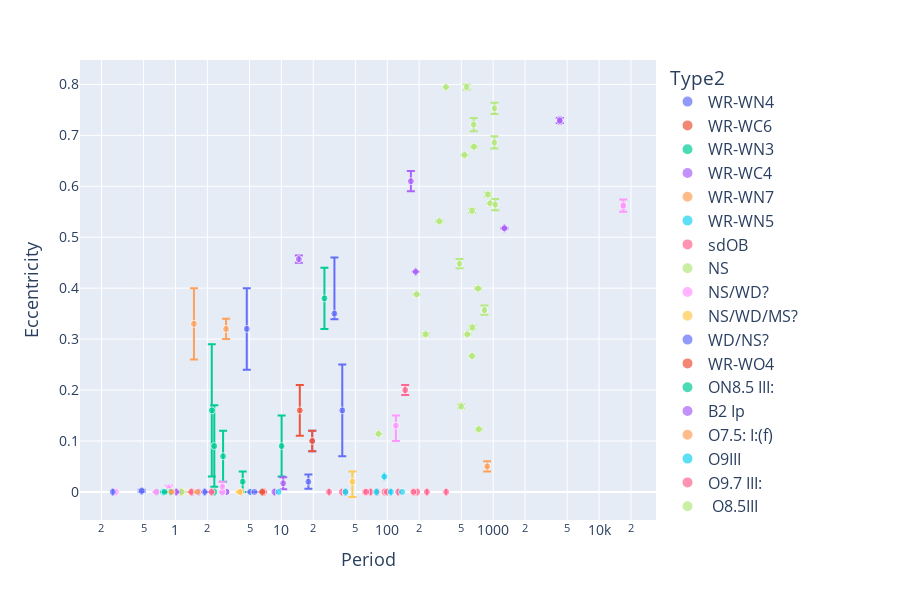

Notebook code for this chart:
### Code cell
fig = plotly_vars('Period', 'Eccentricity', logx = True, logy = False, df = df_final, exclude_type2= 'WD')

### Figure 1 — Plotly figure (JSON) as saved in the notebook; plotly's stock layout.template omitted (floating-point values rounded to 4 significant figures)
{"data": [{"customdata": [["O6 V", "BAT99 19"], ["O9 V", "BAT99 49"], ["O9 V", "BAT99 59"], ["O9 V", "BAT99 64"], ["O-O6 I", "SMC AB 7"]], "error_x": {"array": [0.002, 0.03, 0.0007, 0.06, 0.0005], "arrayminus": [0.002, 0.03, 0.0007, 0.06, 0.0005]}, "error_y": {"array": [0.014, 0.11, 0.08, 0.09, 0.02], "arrayminus": [0.014, 0.011, 0.08, 0.09, 0.02]}, "hovertemplate": "Type2=WR-WN4<br>Period=%{x}<br>Eccentricity=%{y}<br>marker_size=%{marker.size}<br>Type1=%{customdata[0]}<br>System Name=%{customdata[1]}<extra></extra>", "legendgroup": "WR-WN4", "marker": {"color": "#636efa", "size": [5, 5, 5, 5, 5], "sizemode": "area", "sizeref": 0.2, "symbol": "circle"}, "mode": "markers", "name": "WR-WN4", "orientation": "v", "showlegend": true, "type": "scatter", "x": [17.99, 31.69, 4.713, 37.59, 19.56], "xaxis": "x", "y": [0.02, 0.35, 0.32, 0.16, 0.1], "yaxis": "y"}, {"customdata": [["O5 V", "BAT99 28"]], "error_x": {"array": [NaN], "arrayminus": [NaN]}, "error_y": {"array": [0.05], "arrayminus": [0.05]}, "hovertemplate": "Type2=WR-WC6<br>Period=%{x}<br>Eccentricity=%{y}<br>marker_size=%{marker.size}<br>Type1=%{customdata[0]}<br>System Name=%{customdata[1]}<extra></extra>", "legendgroup": "WR-WC6", "marker": {"color": "#EF553B", "size": [5], "sizemode": "area", "sizeref": 0.2, "symbol": "circle"}, "mode": "markers", "name": "WR-WC6", "orientation": "v", "showlegend": true, "type": "scatter", "x": [14.93], "xaxis": "x", "y": [0.16], "yaxis": "y"}, {"customdata": [["B1.5 V", "BAT99 29"], ["O9 V", "BAT99 43"], ["O6.5 V", "BAT99 71"], ["O6 V", "BAT99 92"], ["O7 V", "BAT99 126"], ["O-O9", "SMC AB 3"], ["O-O5.5 V", "SMC AB 6"]], "error_x": {"array": [0.0003, 0.0002, 0.0005, 0.0006, 0.04, 0.005, 4e-05], "arrayminus": [0.0003, 0.0002, 0.0005, 0.0006, 0.04, 0.005, 4e-05]}, "error_y": {"array": [0.13, 0.05, 0.08, 0.02, 0.06, 0.06, NaN], "arrayminus": [0.13, 0.05, 0.08, 0.02, 0.06, 0.06, NaN]}, "hovertemplate": "Type2=WR-WN3<br>Period=%{x}<br>Eccentricity=%{y}<br>marker_size=%{marker.size}<br>Type1=%{customdata[0]}<br>System Name=%{customdata[1]}<extra></extra>", "legendgroup": "WR-WN3", "marker": {"color": "#00cc96", "size": [5, 5, 5, 5, 5, 5, 5], "sizemode": "area", "sizeref": 0.2, "symbol": "circle"}, "mode": "markers", "name": "WR-WN3", "orientation": "v", "showlegend": true, "type": "scatter", "x": [2.202, 2.816, 2.326, 4.312, 25.5, 10.05, 6.538], "xaxis": "x", "y": [0.16, 0.07, 0.09, 0.02, 0.38, 0.09, 0.0], "yaxis": "y"}, {"customdata": [["O-uncertain", "BAT99 38"], ["O6 V", "BAT99 39"]], "error_x": {"array": [NaN, NaN], "arrayminus": [NaN, NaN]}, "error_y": {"array": [NaN, NaN], "arrayminus": [NaN, NaN]}, "hovertemplate": "Type2=WR-WC4<br>Period=%{x}<br>Eccentricity=%{y}<br>marker_size=%{marker.size}<br>Type1=%{customdata[0]}<br>System Name=%{customdata[1]}<extra></extra>", "legendgroup": "WR-WC4", "marker": {"color": "#ab63fa", "size": [5, 5], "sizemode": "area", "sizeref": 0.2, "symbol": "circle"}, "mode": "markers", "name": "WR-WC4", "orientation": "v", "showlegend": true, "type": "scatter", "x": [3.033, 3.033], "xaxis": "x", "y": [0.0, 0.0], "yaxis": "y"}, {"customdata": [["O7.5 III", "BAT99 77"]], "error_x": {"array": [0.00029], "arrayminus": [0.00029]}, "error_y": {"array": [0.02], "arrayminus": [0.02]}, "hovertemplate": "Type2=WR-WN7<br>Period=%{x}<br>Eccentricity=%{y}<br>marker_size=%{marker.size}<br>Type1=%{customdata[0]}<br>System Name=%{customdata[1]}<extra></extra>", "legendgroup": "WR-WN7", "marker": {"color": "#FFA15A", "size": [5], "sizemode": "area", "sizeref": 0.2, "symbol": "circle"}, "mode": "markers", "name": "WR-WN7", "orientation": "v", "showlegend": true, "type": "scatter", "x": [3.003], "xaxis": "x", "y": [0.32], "yaxis": "y"}, {"customdata": [["O4 V", "BAT99 103"], ["O4 V", "BAT99 129"]], "error_x": {"array": [5e-05, 0.0002], "arrayminus": [5e-05, 0.0002]}, "error_y": {"array": [NaN, NaN], "arrayminus": [NaN, NaN]}, "hovertemplate": "Type2=WR-WN5<br>Period=%{x}<br>Eccentricity=%{y}<br>marker_size=%{marker.size}<br>Type1=%{customdata[0]}<br>System Name=%{customdata[1]}<extra></extra>", "legendgroup": "WR-WN5", "marker": {"color": "#19d3f3", "size": [5, 5], "sizemode": "area", "sizeref": 0.2, "symbol": "circle"}, "mode": "markers", "name": "WR-WN5", "orientation": "v", "showlegend": true, "type": "scatter", "x": [2.759, 2.769], "xaxis": "x", "y": [0.0, 0.0], "yaxis": "y"}, {"customdata": [["Be", "HD58978"], ["Be", "HD200120"], ["Be", "HD10516"], ["Be", "HD55606"], ["Be", "HD109387"], ["Be", "HD113120"], ["Be", "HD137387"], ["Be", "HD152478"], ["Be", "HD157042"], ["Be", "HD41335"], ["Be", "HD161306"], ["Be", "HD183537"], ["Be", "HD191610"], ["Be", "HD194335"], ["Be", "HD200310"], ["Be", "HD167128"]], "error_x": {"array": [0.007, 0.0011, 0.0035, 0.02, 0.0058, 0.11, 0.1, 0.18, 0.04, 0.0044, 0.055, 0.0051, 0.041, 0.0029, 0.038, 0.0013], "arrayminus": [0.007, 0.0011, 0.0035, 0.02, 0.0058, 0.11, 0.1, 0.18, 0.04, 0.0044, 0.055, 0.0051, 0.041, 0.0029, 0.038, 0.0013]}, "error_y": {"array": [NaN, NaN, NaN, NaN, NaN, NaN, NaN, NaN, NaN, NaN, NaN, NaN, NaN, NaN, 0.01, NaN], "arrayminus": [NaN, NaN, NaN, NaN, NaN, NaN, NaN, NaN, NaN, NaN, NaN, NaN, NaN, NaN, 0.01, NaN]}, "hovertemplate": "Type2=sdOB<br>Period=%{x}<br>Eccentricity=%{y}<br>marker_size=%{marker.size}<br>Type1=%{customdata[0]}<br>System Name=%{customdata[1]}<extra></extra>", "legendgroup": "sdOB", "marker": {"color": "#FF6692", "size": [5, 5, 5, 5, 5, 5, 5, 5, 5, 5, 5, 5, 5, 5, 5, 5], "sizemode": "area", "sizeref": 0.2, "symbol": "circle"}, "mode": "markers", "name": "sdOB", "orientation": "v", "showlegend": true, "type": "scatter", "x": [37.25, 28.19, 126.7, 93.76, 61.55, 181.5, 192.1, 236.5, 176.2, 80.87, 99.31, 69.53, 359.3, 63.15, 147.6, 40.33], "xaxis": "x", "y": [0.0, 0.0, 0.0, 0.0, 0.0, 0.0, 0.0, 0.0, 0.0, 0.0, 0.0, 0.0, 0.0, 0.0, 0.2, 0.0], "yaxis": "y"}, {"customdata": [["MS", "Gaia NS1"], ["MS", "J0553-1349"], ["MS", "J2057-4742"], ["MS", "J1553-6846"], ["MS", "J2102+3703"], ["MS", "J0742-4749"], ["MS", "J0152-2049"], ["MS", "J0003-5604"], ["MS", "J1733+5808"], ["MS", "J1150-2203"], ["MS", "J1449+6919"], ["MS", "J0217-7541"], ["MS", "J0639-3655"], ["MS", "J1739+4502"], ["MS", "J0036-0932"], ["MS", "J1048+6547"], ["MS", "J2145+2837"], ["MS", "J2244-2236"], ["MS", "J0824+5254"], ["MS", "J0230+5950"], ["MS", "J0634+6256"], ["MS/WD?", "PSR B1820-11"], ["MS/WD?", "PSR J1954+2529"]], "error_x": {"array": [0.5, 0.05, 0.07, 0.11, 0.26, 0.4, 0.18, 0.29, 0.31, 0.22, 0.21, 0.7, 0.6, 0.6, 0.9, 5.0, 0.7, 0.5, 3.3, 5.0, 2.1, 0.0003, 5e-05], "arrayminus": [0.5, 0.05, 0.07, 0.11, 0.26, 0.4, 0.18, 0.29, 0.31, 0.22, 0.21, 0.7, 0.6, 0.6, 0.9, 5.0, 0.7, 0.5, 3.3, 5.0, 2.1, 0.0003, 5e-05]}, "error_y": {"array": [0.002, 0.0007, 0.0026, 0.0021, 0.009, 0.004, 0.001, 0.005, 0.001, 0.004, 0.001, 0.0033, 0.013, 0.0018, 0.0021, 0.009, 0.0035, 0.0011, 0.012, 0.011, 0.011, 1e-05, 3e-06], "arrayminus": [0.002, 0.0007, 0.0026, 0.0021, 0.009, 0.004, 0.001, 0.005, 0.001, 0.004, 0.001, 0.0033, 0.013, 0.0018, 0.0021, 0.009, 0.0035, 0.0011, 0.012, 0.011, 0.011, 1e-05, 3e-06]}, "hovertemplate": "Type2=NS<br>Period=%{x}<br>Eccentricity=%{y}<br>marker_size=%{marker.size}<br>Type1=%{customdata[0]}<br>System Name=%{customdata[1]}<extra></extra>", "legendgroup": "NS", "marker": {"color": "#B6E880", "size": [5, 5, 5, 5, 5, 5, 5, 5, 5, 5, 5, 5, 5, 5, 5, 5, 5, 5, 5, 5, 5, 5, 5], "sizemode": "area", "sizeref": 0.2, "symbol": "circle"}, "mode": "markers", "name": "NS", "orientation": "v", "showlegend": true, "type": "scatter", "x": [730.9, 189.1, 230.2, 310.2, 481.0, 497.6, 536.1, 561.8, 570.9, 631.8, 632.6, 636.1, 654.6, 657.4, 719.8, 827.0, 889.5, 938.3, 1027.0, 1029.0, 1046.0, 357.8, 82.72], "xaxis": "x", "y": [0.123, 0.3879, 0.3095, 0.5314, 0.448, 0.168, 0.6615, 0.795, 0.3093, 0.552, 0.2668, 0.3228, 0.721, 0.6777, 0.3993, 0.357, 0.584, 0.5666, 0.686, 0.753, 0.564, 0.7946, 0.114], "yaxis": "y"}, {"customdata": [["MS", "2XMM J1255"], ["MS", "2MASS J06163552"], ["MS", "LAMOST J1123"], ["RG", "56 UMa"], ["MS", "J0606+2132"], ["MS", "G3431"]], "error_x": {"array": [1.3e-05, 1e-06, 1.8e-07, 401.0, 2e-05, 0.19], "arrayminus": [1.3e-05, 1e-06, 1.8e-07, 438.0, 2.1e-05, 0.2]}, "error_y": {"array": [NaN, 0.005, NaN, 0.012, 0.01, 0.02], "arrayminus": [NaN, 0.007, NaN, 0.012, 0.01, 0.03]}, "hovertemplate": "Type2=NS/WD?<br>Period=%{x}<br>Eccentricity=%{y}<br>marker_size=%{marker.size}<br>Type1=%{customdata[0]}<br>System Name=%{customdata[1]}<extra></extra>", "legendgroup": "NS/WD?", "marker": {"color": "#FF97FF", "size": [5, 5, 5, 5, 5, 5], "sizemode": "area", "sizeref": 0.2, "symbol": "circle"}, "mode": "markers", "name": "NS/WD?", "orientation": "v", "showlegend": true, "type": "scatter", "x": [2.761, 0.8666, 0.2738, 16910.0, 2.774, 120.6], "xaxis": "x", "y": [0.0, 0.007, 0.0, 0.562, 0.01, 0.13], "yaxis": "y"}, {"customdata": [["RG", "G8441"]], "error_x": {"array": [0.08], "arrayminus": [0.12]}, "error_y": {"array": [0.02], "arrayminus": [0.03]}, "hovertemplate": "Type2=NS/WD/MS?<br>Period=%{x}<br>Eccentricity=%{y}<br>marker_size=%{marker.size}<br>Type1=%{customdata[0]}<br>System Name=%{customdata[1]}<extra></extra>", "legendgroup": "NS/WD/MS?", "marker": {"color": "#FECB52", "size": [5], "sizemode": "area", "sizeref": 0.2, "symbol": "circle"}, "mode": "markers", "name": "NS/WD/MS?", "orientation": "v", "showlegend": true, "type": "scatter", "x": [46.81], "xaxis": "x", "y": [0.02], "yaxis": "y"}, {"customdata": [["MS", "LAMOST J2354"], ["MS", "2MASS J1527"]], "error_x": {"array": [1e-05, 2e-07], "arrayminus": [1e-05, 2e-07]}, "error_y": {"array": [0.002, NaN], "arrayminus": [0.002, NaN]}, "hovertemplate": "Type2=WD/NS?<br>Period=%{x}<br>Eccentricity=%{y}<br>marker_size=%{marker.size}<br>Type1=%{customdata[0]}<br>System Name=%{customdata[1]}<extra></extra>", "legendgroup": "WD/NS?", "marker": {"color": "#636efa", "size": [5, 5], "sizemode": "area", "sizeref": 0.2, "symbol": "circle"}, "mode": "markers", "name": "WD/NS?", "orientation": "v", "showlegend": true, "type": "scatter", "x": [0.4799, 0.2557], "xaxis": "x", "y": [0.002, 0.0], "yaxis": "y"}, {"customdata": [["O-O4 V", "SMC AB 8"]], "error_x": {"array": [0.0005], "arrayminus": [0.0005]}, "error_y": {"array": [0.02], "arrayminus": [0.02]}, "hovertemplate": "Type2=WR-WO4<br>Period=%{x}<br>Eccentricity=%{y}<br>marker_size=%{marker.size}<br>Type1=%{customdata[0]}<br>System Name=%{customdata[1]}<extra></extra>", "legendgroup": "WR-WO4", "marker": {"color": "#EF553B", "size": [5], "sizemode": "area", "sizeref": 0.2, "symbol": "circle"}, "mode": "markers", "name": "WR-WO4", "orientation": "v", "showlegend": true, "type": "scatter", "x": [19.56], "xaxis": "x", "y": [0.1], "yaxis": "y"}, {"customdata": [["O9.7: V:", "VFTS 061"]], "error_x": {"array": [7e-06], "arrayminus": [7e-06]}, "error_y": {"array": [NaN], "arrayminus": [NaN]}, "hovertemplate": "Type2=ON8.5 III:<br>Period=%{x}<br>Eccentricity=%{y}<br>marker_size=%{marker.size}<br>Type1=%{customdata[0]}<br>System Name=%{customdata[1]}<extra></extra>", "legendgroup": "ON8.5 III:", "marker": {"color": "#00cc96", "size": [5], "sizemode": "area", "sizeref": 0.2, "symbol": "circle"}, "mode": "markers", "name": "ON8.5 III:", "orientation": "v", "showlegend": true, "type": "scatter", "x": [2.333], "xaxis": "x", "y": [0.0], "yaxis": "y"}, {"customdata": [["O9 III:", "VFTS 652"]], "error_x": {"array": [0.00015], "arrayminus": [0.00015]}, "error_y": {"array": [NaN], "arrayminus": [NaN]}, "hovertemplate": "Type2=B2 Ip<br>Period=%{x}<br>Eccentricity=%{y}<br>marker_size=%{marker.size}<br>Type1=%{customdata[0]}<br>System Name=%{customdata[1]}<extra></extra>", "legendgroup": "B2 Ip", "marker": {"color": "#ab63fa", "size": [5], "sizemode": "area", "sizeref": 0.2, "symbol": "circle"}, "mode": "markers", "name": "B2 Ip", "orientation": "v", "showlegend": true, "type": "scatter", "x": [8.589], "xaxis": "x", "y": [0.0], "yaxis": "y"}, {"customdata": [["ON9 Ia", "VFTS 538"]], "error_x": {"array": [2.3e-05], "arrayminus": [2.3e-05]}, "error_y": {"array": [NaN], "arrayminus": [NaN]}, "hovertemplate": "Type2=O7.5: I:(f)<br>Period=%{x}<br>Eccentricity=%{y}<br>marker_size=%{marker.size}<br>Type1=%{customdata[0]}<br>System Name=%{customdata[1]}<extra></extra>", "legendgroup": "O7.5: I:(f)", "marker": {"color": "#FFA15A", "size": [5], "sizemode": "area", "sizeref": 0.2, "symbol": "circle"}, "mode": "markers", "name": "O7.5: I:(f)", "orientation": "v", "showlegend": true, "type": "scatter", "x": [4.16], "xaxis": "x", "y": [0.0], "yaxis": "y"}, {"customdata": [["O8V:", "HV 2543"]], "error_x": {"array": [4e-06], "arrayminus": [4e-06]}, "error_y": {"array": [NaN], "arrayminus": [NaN]}, "hovertemplate": "Type2=O9III<br>Period=%{x}<br>Eccentricity=%{y}<br>marker_size=%{marker.size}<br>Type1=%{customdata[0]}<br>System Name=%{customdata[1]}<extra></extra>", "legendgroup": "O9III", "marker": {"color": "#19d3f3", "size": [5], "sizemode": "area", "sizeref": 0.2, "symbol": "circle"}, "mode": "markers", "name": "O9III", "orientation": "v", "showlegend": true, "type": "scatter", "x": [4.829], "xaxis": "x", "y": [NaN], "yaxis": "y"}, {"customdata": [["O7::", "VFTS 450"]], "error_x": {"array": [2.7e-05], "arrayminus": [2.7e-05]}, "error_y": {"array": [NaN], "arrayminus": [NaN]}, "hovertemplate": "Type2=O9.7 III:<br>Period=%{x}<br>Eccentricity=%{y}<br>marker_size=%{marker.size}<br>Type1=%{customdata[0]}<br>System Name=%{customdata[1]}<extra></extra>", "legendgroup": "O9.7 III:", "marker": {"color": "#FF6692", "size": [5], "sizemode": "area", "sizeref": 0.2, "symbol": "circle"}, "mode": "markers", "name": "O9.7 III:", "orientation": "v", "showlegend": true, "type": "scatter", "x": [6.892], "xaxis": "x", "y": [0.0], "yaxis": "y"}, {"customdata": [["O7V", "W61 28-22"]], "error_x": {"array": [1e-06], "arrayminus": [1e-06]}, "error_y": {"array": [NaN], "arrayminus": [NaN]}, "hovertemplate": "Type2= O8.5III<br>Period=%{x}<br>Eccentricity=%{y}<br>marker_size=%{marker.size}<br>Type1=%{customdata[0]}<br>System Name=%{customdata[1]}<extra></extra>", "legendgroup": " O8.5III", "marker": {"color": "#B6E880", "size": [5], "sizemode": "area", "sizeref": 0.2, "symbol": "circle"}, "mode": "markers", "name": " O8.5III", "orientation": "v", "showlegend": true, "type": "scatter", "x": [4.251], "xaxis": "x", "y": [NaN], "yaxis": "y"}, {"customdata": [["O7 III", "HV 2241"]], "error_x": {"array": [1e-06], "arrayminus": [1e-06]}, "error_y": {"array": [NaN], "arrayminus": [NaN]}, "hovertemplate": "Type2=B0 III<br>Period=%{x}<br>Eccentricity=%{y}<br>marker_size=%{marker.size}<br>Type1=%{customdata[0]}<br>System Name=%{customdata[1]}<extra></extra>", "legendgroup": "B0 III", "marker": {"color": "#FF97FF", "size": [5], "sizemode": "area", "sizeref": 0.2, "symbol": "circle"}, "mode": "markers", "name": "B0 III", "orientation": "v", "showlegend": true, "type": "scatter", "x": [4.343], "xaxis": "x", "y": [NaN], "yaxis": "y"}, {"customdata": [["B2V", "TT Aur"]], "error_x": {"array": [1e-06], "arrayminus": [1e-06]}, "error_y": {"array": [NaN], "arrayminus": [NaN]}, "hovertemplate": "Type2=B4<br>Period=%{x}<br>Eccentricity=%{y}<br>marker_size=%{marker.size}<br>Type1=%{customdata[0]}<br>System Name=%{customdata[1]}<extra></extra>", "legendgroup": "B4", "marker": {"color": "#FECB52", "size": [5], "sizemode": "area", "sizeref": 0.2, "symbol": "circle"}, "mode": "markers", "name": "B4", "orientation": "v", "showlegend": true, "type": "scatter", "x": [1.333], "xaxis": "x", "y": [NaN], "yaxis": "y"}, {"customdata": [["B1V", "Mu1 Sco"]], "error_x": {"array": [1e-05], "arrayminus": [1e-05]}, "error_y": {"array": [NaN], "arrayminus": [NaN]}, "hovertemplate": "Type2=B:<br>Period=%{x}<br>Eccentricity=%{y}<br>marker_size=%{marker.size}<br>Type1=%{customdata[0]}<br>System Name=%{customdata[1]}<extra></extra>", "legendgroup": "B:", "marker": {"color": "#636efa", "size": [5], "sizemode": "area", "sizeref": 0.2, "symbol": "circle"}, "mode": "markers", "name": "B:", "orientation": "v", "showlegend": true, "type": "scatter", "x": [1.446], "xaxis": "x", "y": [0.0], "yaxis": "y"}, {"customdata": [["B3", "SV Gem"]], "error_x": {"array": [NaN], "arrayminus": [NaN]}, "error_y": {"array": [NaN], "arrayminus": [NaN]}, "hovertemplate": "Type2=F:6.5:IV:<br>Period=%{x}<br>Eccentricity=%{y}<br>marker_size=%{marker.size}<br>Type1=%{customdata[0]}<br>System Name=%{customdata[1]}<extra></extra>", "legendgroup": "F:6.5:IV:", "marker": {"color": "#EF553B", "size": [5], "sizemode": "area", "sizeref": 0.2, "symbol": "circle"}, "mode": "markers", "name": "F:6.5:IV:", "orientation": "v", "showlegend": true, "type": "scatter", "x": [4.0], "xaxis": "x", "y": [NaN], "yaxis": "y"}, {"customdata": [["B2.5V", "V454 Cyg"]], "error_x": {"array": [NaN], "arrayminus": [NaN]}, "error_y": {"array": [NaN], "arrayminus": [NaN]}, "hovertemplate": "Type2=B7III<br>Period=%{x}<br>Eccentricity=%{y}<br>marker_size=%{marker.size}<br>Type1=%{customdata[0]}<br>System Name=%{customdata[1]}<extra></extra>", "legendgroup": "B7III", "marker": {"color": "#00cc96", "size": [5], "sizemode": "area", "sizeref": 0.2, "symbol": "circle"}, "mode": "markers", "name": "B7III", "orientation": "v", "showlegend": true, "type": "scatter", "x": [2.31], "xaxis": "x", "y": [NaN], "yaxis": "y"}, {"customdata": [["MS", "Gaia BH1"], ["RG", "Gaia BH2"], ["RG", "Gaia BH3"], ["O7V", "VFTS 243"], ["MS", "NGC 3201 #12560"], ["O6.5III", "HD 130298"]], "error_x": {"array": [0.003, 0.6, 98.5, 0.0004, 0.09, 0.000854], "arrayminus": [0.003, 0.6, 98.5, 0.0004, 0.09, 0.000854]}, "error_y": {"array": [2e-05, 0.0009, 0.0048, 0.012, 0.02, 0.007], "arrayminus": [2e-05, 0.0009, 0.0048, 0.012, 0.02, 0.007]}, "hovertemplate": "Type2=BH<br>Period=%{x}<br>Eccentricity=%{y}<br>marker_size=%{marker.size}<br>Type1=%{customdata[0]}<br>System Name=%{customdata[1]}<extra></extra>", "legendgroup": "BH", "marker": {"color": "#ab63fa", "size": [5, 5, 5, 5, 5, 5], "sizemode": "area", "sizeref": 0.2, "symbol": "circle"}, "mode": "markers", "name": "BH", "orientation": "v", "showlegend": true, "type": "scatter", "x": [185.4, 1277.0, 4253.0, 10.4, 167.0, 14.63], "xaxis": "x", "y": [0.4323, 0.5176, 0.7291, 0.017, 0.61, 0.457], "yaxis": "y"}, {"customdata": [["RG", "G3425"]], "error_x": {"array": [2.0], "arrayminus": [2.0]}, "error_y": {"array": [0.01], "arrayminus": [0.01]}, "hovertemplate": "Type2=BH?<br>Period=%{x}<br>Eccentricity=%{y}<br>marker_size=%{marker.size}<br>Type1=%{customdata[0]}<br>System Name=%{customdata[1]}<extra></extra>", "legendgroup": "BH?", "marker": {"color": "#FFA15A", "size": [5], "sizemode": "area", "sizeref": 0.2, "symbol": "circle"}, "mode": "markers", "name": "BH?", "orientation": "v", "showlegend": true, "type": "scatter", "x": [877.0], "xaxis": "x", "y": [0.05], "yaxis": "y"}, {"customdata": [["B", "VFTS 291"], ["B3Ve", "LB-1"], ["MS", "NGC 1850 BH1"], ["B2-3Ve", "HR 6819"], ["B0-1Ve", "2dFS 163"], ["Be", "2dFS 2553"], ["O9Ve", "Sk -71 35"], ["Be", "SMCSGS-FS 69"], ["?", "Gamma Columbae"], ["B", "Upsilon Sagittarii"]], "error_x": {"array": [0.038, 0.0097, NaN, 0.112, NaN, 0.08, NaN, NaN, NaN, NaN], "arrayminus": [0.038, 0.0097, NaN, 0.112, NaN, 0.07, NaN, NaN, NaN, NaN]}, "error_y": {"array": [NaN, NaN, NaN, NaN, NaN, NaN, NaN, NaN, NaN, NaN], "arrayminus": [NaN, NaN, NaN, NaN, NaN, NaN, NaN, NaN, NaN, NaN]}, "hovertemplate": "Type2=SS<br>Period=%{x}<br>Eccentricity=%{y}<br>marker_size=%{marker.size}<br>Type1=%{customdata[0]}<br>System Name=%{customdata[1]}<extra></extra>", "legendgroup": "SS", "marker": {"color": "#19d3f3", "size": [5, 5, 5, 5, 5, 5, 5, 5, 5, 5], "sizemode": "area", "sizeref": 0.2, "symbol": "circle"}, "mode": "markers", "name": "SS", "orientation": "v", "showlegend": true, "type": "scatter", "x": [108.1, 78.8, 5.04, 40.34, NaN, 93.6, 9.399, NaN, NaN, 137.9], "xaxis": "x", "y": [0.0, 0.0, 0.0, 0.0, NaN, 0.03, 0.0, NaN, NaN, 0.0], "yaxis": "y"}, {"customdata": [["O6-7:(f):, Contact", "LSS 3074"]], "error_x": {"array": [0.0006], "arrayminus": [0.0006]}, "error_y": {"array": [0.0], "arrayminus": [0.0]}, "hovertemplate": "Type2=O4 f +, Contact<br>Period=%{x}<br>Eccentricity=%{y}<br>marker_size=%{marker.size}<br>Type1=%{customdata[0]}<br>System Name=%{customdata[1]}<extra></extra>", "legendgroup": "O4 f +, Contact", "marker": {"color": "#FF6692", "size": [5], "sizemode": "area", "sizeref": 0.2, "symbol": "circle"}, "mode": "markers", "name": "O4 f +, Contact", "orientation": "v", "showlegend": true, "type": "scatter", "x": [2.185], "xaxis": "x", "y": [0.0], "yaxis": "y"}, {"customdata": [["O4.5-6V, Contact", "MY Cam"]], "error_x": {"array": [1.5e-06], "arrayminus": [1.5e-06]}, "error_y": {"array": [0.0], "arrayminus": [0.0]}, "hovertemplate": "Type2=O6V, Contact<br>Period=%{x}<br>Eccentricity=%{y}<br>marker_size=%{marker.size}<br>Type1=%{customdata[0]}<br>System Name=%{customdata[1]}<extra></extra>", "legendgroup": "O6V, Contact", "marker": {"color": "#B6E880", "size": [5], "sizemode": "area", "sizeref": 0.2, "symbol": "circle"}, "mode": "markers", "name": "O6V, Contact", "orientation": "v", "showlegend": true, "type": "scatter", "x": [1.175], "xaxis": "x", "y": [0.0], "yaxis": "y"}, {"customdata": [["O9V, Contact", "OGLE SMC-SC10 108086"]], "error_x": {"array": [NaN], "arrayminus": [NaN]}, "error_y": {"array": [0.0], "arrayminus": [0.0]}, "hovertemplate": "Type2=O9.5-B0V, Contact<br>Period=%{x}<br>Eccentricity=%{y}<br>marker_size=%{marker.size}<br>Type1=%{customdata[0]}<br>System Name=%{customdata[1]}<extra></extra>", "legendgroup": "O9.5-B0V, Contact", "marker": {"color": "#FF97FF", "size": [5], "sizemode": "area", "sizeref": 0.2, "symbol": "circle"}, "mode": "markers", "name": "O9.5-B0V, Contact", "orientation": "v", "showlegend": true, "type": "scatter", "x": [0.8831], "xaxis": "x", "y": [0.0], "yaxis": "y"}, {"customdata": [["O7V, Contact", "TU Mus"]], "error_x": {"array": [1.7e-06], "arrayminus": [1.7e-06]}, "error_y": {"array": [0.0], "arrayminus": [0.0]}, "hovertemplate": "Type2=O8V, Contact<br>Period=%{x}<br>Eccentricity=%{y}<br>marker_size=%{marker.size}<br>Type1=%{customdata[0]}<br>System Name=%{customdata[1]}<extra></extra>", "legendgroup": "O8V, Contact", "marker": {"color": "#FECB52", "size": [5], "sizemode": "area", "sizeref": 0.2, "symbol": "circle"}, "mode": "markers", "name": "O8V, Contact", "orientation": "v", "showlegend": true, "type": "scatter", "x": [1.387], "xaxis": "x", "y": [0.0], "yaxis": "y"}, {"customdata": [["O6.5V((f)), Contact", "V382 Cyg"]], "error_x": {"array": [7e-06], "arrayminus": [7e-06]}, "error_y": {"array": [0.0], "arrayminus": [0.0]}, "hovertemplate": "Type2=O6V((f)), Contact<br>Period=%{x}<br>Eccentricity=%{y}<br>marker_size=%{marker.size}<br>Type1=%{customdata[0]}<br>System Name=%{customdata[1]}<extra></extra>", "legendgroup": "O6V((f)), Contact", "marker": {"color": "#636efa", "size": [5], "sizemode": "area", "sizeref": 0.2, "symbol": "circle"}, "mode": "markers", "name": "O6V((f)), Contact", "orientation": "v", "showlegend": true, "type": "scatter", "x": [1.886], "xaxis": "x", "y": [0.0], "yaxis": "y"}, {"customdata": [["O4.5 V(n)((fc))z, Contact", "VFTS 352"]], "error_x": {"array": [4e-07], "arrayminus": [4e-07]}, "error_y": {"array": [0.0], "arrayminus": [0.0]}, "hovertemplate": "Type2=O5.5 V(n)((fc))z, Contact<br>Period=%{x}<br>Eccentricity=%{y}<br>marker_size=%{marker.size}<br>Type1=%{customdata[0]}<br>System Name=%{customdata[1]}<extra></extra>", "legendgroup": "O5.5 V(n)((fc))z, Contact", "marker": {"color": "#EF553B", "size": [5], "sizemode": "area", "sizeref": 0.2, "symbol": "circle"}, "mode": "markers", "name": "O5.5 V(n)((fc))z, Contact", "orientation": "v", "showlegend": true, "type": "scatter", "x": [1.124], "xaxis": "x", "y": [0.0], "yaxis": "y"}, {"customdata": [["B1V, Contact", "CT Tau"], ["B1V, Contact", "GU Mon"]], "error_x": {"array": [1.6e-07, 5.6e-07], "arrayminus": [1.6e-07, 5.6e-07]}, "error_y": {"array": [0.0, 0.0], "arrayminus": [0.0, 0.0]}, "hovertemplate": "Type2=B1V, Contact<br>Period=%{x}<br>Eccentricity=%{y}<br>marker_size=%{marker.size}<br>Type1=%{customdata[0]}<br>System Name=%{customdata[1]}<extra></extra>", "legendgroup": "B1V, Contact", "marker": {"color": "#00cc96", "size": [5, 5], "sizemode": "area", "sizeref": 0.2, "symbol": "circle"}, "mode": "markers", "name": "B1V, Contact", "orientation": "v", "showlegend": true, "type": "scatter", "x": [0.6668, 0.8966], "xaxis": "x", "y": [0.0, 0.0], "yaxis": "y"}, {"customdata": [["B, Contact?", "SV Cen"]], "error_x": {"array": [0.001], "arrayminus": [0.001]}, "error_y": {"array": [0.0], "arrayminus": [0.0]}, "hovertemplate": "Type2=B, Contact?<br>Period=%{x}<br>Eccentricity=%{y}<br>marker_size=%{marker.size}<br>Type1=%{customdata[0]}<br>System Name=%{customdata[1]}<extra></extra>", "legendgroup": "B, Contact?", "marker": {"color": "#ab63fa", "size": [5], "sizemode": "area", "sizeref": 0.2, "symbol": "circle"}, "mode": "markers", "name": "B, Contact?", "orientation": "v", "showlegend": true, "type": "scatter", "x": [1.658], "xaxis": "x", "y": [0.0], "yaxis": "y"}, {"customdata": [["B0.5V, Contact", "V606 Cen"]], "error_x": {"array": [1.1e-06], "arrayminus": [1.1e-06]}, "error_y": {"array": [0.07], "arrayminus": [0.07]}, "hovertemplate": "Type2=B2V, Contact<br>Period=%{x}<br>Eccentricity=%{y}<br>marker_size=%{marker.size}<br>Type1=%{customdata[0]}<br>System Name=%{customdata[1]}<extra></extra>", "legendgroup": "B2V, Contact", "marker": {"color": "#FFA15A", "size": [5], "sizemode": "area", "sizeref": 0.2, "symbol": "circle"}, "mode": "markers", "name": "B2V, Contact", "orientation": "v", "showlegend": true, "type": "scatter", "x": [1.495], "xaxis": "x", "y": [0.33], "yaxis": "y"}, {"customdata": [["B1-1.5V, Contact", "V701 Sco"]], "error_x": {"array": [1.3e-06], "arrayminus": [1.3e-06]}, "error_y": {"array": [0.0], "arrayminus": [0.0]}, "hovertemplate": "Type2=B1-1.5V, Contact<br>Period=%{x}<br>Eccentricity=%{y}<br>marker_size=%{marker.size}<br>Type1=%{customdata[0]}<br>System Name=%{customdata[1]}<extra></extra>", "legendgroup": "B1-1.5V, Contact", "marker": {"color": "#19d3f3", "size": [5], "sizemode": "area", "sizeref": 0.2, "symbol": "circle"}, "mode": "markers", "name": "B1-1.5V, Contact", "orientation": "v", "showlegend": true, "type": "scatter", "x": [0.7619], "xaxis": "x", "y": [0.0], "yaxis": "y"}, {"customdata": [["B0V, Contact", "V745 Cas"]], "error_x": {"array": [7e-06], "arrayminus": [7e-06]}, "error_y": {"array": [0.0], "arrayminus": [0.0]}, "hovertemplate": "Type2=B1-2 IV/V, Contact<br>Period=%{x}<br>Eccentricity=%{y}<br>marker_size=%{marker.size}<br>Type1=%{customdata[0]}<br>System Name=%{customdata[1]}<extra></extra>", "legendgroup": "B1-2 IV/V, Contact", "marker": {"color": "#FF6692", "size": [5], "sizemode": "area", "sizeref": 0.2, "symbol": "circle"}, "mode": "markers", "name": "B1-2 IV/V, Contact", "orientation": "v", "showlegend": true, "type": "scatter", "x": [1.411], "xaxis": "x", "y": [0.0], "yaxis": "y"}, {"customdata": [["B0V, Contact", "VFTS 066"]], "error_x": {"array": [7e-06], "arrayminus": [7e-06]}, "error_y": {"array": [0.0], "arrayminus": [0.0]}, "hovertemplate": "Type2=B1.5III, Contact<br>Period=%{x}<br>Eccentricity=%{y}<br>marker_size=%{marker.size}<br>Type1=%{customdata[0]}<br>System Name=%{customdata[1]}<extra></extra>", "legendgroup": "B1.5III, Contact", "marker": {"color": "#B6E880", "size": [5], "sizemode": "area", "sizeref": 0.2, "symbol": "circle"}, "mode": "markers", "name": "B1.5III, Contact", "orientation": "v", "showlegend": true, "type": "scatter", "x": [1.141], "xaxis": "x", "y": [0.0], "yaxis": "y"}, {"customdata": [["B5V, Contact", "RZ Pyx"]], "error_x": {"array": [3.4e-05], "arrayminus": [3.4e-05]}, "error_y": {"array": [0.0], "arrayminus": [0.0]}, "hovertemplate": "Type2=B5/7V, Contact<br>Period=%{x}<br>Eccentricity=%{y}<br>marker_size=%{marker.size}<br>Type1=%{customdata[0]}<br>System Name=%{customdata[1]}<extra></extra>", "legendgroup": "B5/7V, Contact", "marker": {"color": "#FF97FF", "size": [5], "sizemode": "area", "sizeref": 0.2, "symbol": "circle"}, "mode": "markers", "name": "B5/7V, Contact", "orientation": "v", "showlegend": true, "type": "scatter", "x": [0.6563], "xaxis": "x", "y": [0.0], "yaxis": "y"}, {"customdata": [["O9II, Contact", "LY Aur"]], "error_x": {"array": [NaN], "arrayminus": [NaN]}, "error_y": {"array": [0.0], "arrayminus": [0.0]}, "hovertemplate": "Type2=O9III, Contact<br>Period=%{x}<br>Eccentricity=%{y}<br>marker_size=%{marker.size}<br>Type1=%{customdata[0]}<br>System Name=%{customdata[1]}<extra></extra>", "legendgroup": "O9III, Contact", "marker": {"color": "#FECB52", "size": [5], "sizemode": "area", "sizeref": 0.2, "symbol": "circle"}, "mode": "markers", "name": "O9III, Contact", "orientation": "v", "showlegend": true, "type": "scatter", "x": [4.02], "xaxis": "x", "y": [0.0], "yaxis": "y"}, {"customdata": [["O9.5V, Contact", "XZ Cep"], ["B0-B.05III , Contact", "V348 Car"]], "error_x": {"array": [NaN, NaN], "arrayminus": [NaN, NaN]}, "error_y": {"array": [0.0, 0.0], "arrayminus": [0.0, 0.0]}, "hovertemplate": "Type2=B1III, Contact<br>Period=%{x}<br>Eccentricity=%{y}<br>marker_size=%{marker.size}<br>Type1=%{customdata[0]}<br>System Name=%{customdata[1]}<extra></extra>", "legendgroup": "B1III, Contact", "marker": {"color": "#636efa", "size": [5, 5], "sizemode": "area", "sizeref": 0.2, "symbol": "circle"}, "mode": "markers", "name": "B1III, Contact", "orientation": "v", "showlegend": true, "type": "scatter", "x": [5.097, 5.562], "xaxis": "x", "y": [0.0, 0.0], "yaxis": "y"}, {"customdata": [["O6.5-7 Ia, Contact", "V729 Cyg"]], "error_x": {"array": [2.8e-05], "arrayminus": [2.8e-05]}, "error_y": {"array": [0.0], "arrayminus": [0.0]}, "hovertemplate": "Type2=Ofpe/WN9, Contact<br>Period=%{x}<br>Eccentricity=%{y}<br>marker_size=%{marker.size}<br>Type1=%{customdata[0]}<br>System Name=%{customdata[1]}<extra></extra>", "legendgroup": "Ofpe/WN9, Contact", "marker": {"color": "#EF553B", "size": [5], "sizemode": "area", "sizeref": 0.2, "symbol": "circle"}, "mode": "markers", "name": "Ofpe/WN9, Contact", "orientation": "v", "showlegend": true, "type": "scatter", "x": [6.598], "xaxis": "x", "y": [0.0], "yaxis": "y"}, {"customdata": [["B, Contact", "BH Cen"]], "error_x": {"array": [NaN], "arrayminus": [NaN]}, "error_y": {"array": [0.0], "arrayminus": [0.0]}, "hovertemplate": "Type2=B, Contact<br>Period=%{x}<br>Eccentricity=%{y}<br>marker_size=%{marker.size}<br>Type1=%{customdata[0]}<br>System Name=%{customdata[1]}<extra></extra>", "legendgroup": "B, Contact", "marker": {"color": "#00cc96", "size": [5], "sizemode": "area", "sizeref": 0.2, "symbol": "circle"}, "mode": "markers", "name": "B, Contact", "orientation": "v", "showlegend": true, "type": "scatter", "x": [0.7916], "xaxis": "x", "y": [0.0], "yaxis": "y"}, {"customdata": [["O9V, Contact", "HD 64315B"]], "error_x": {"array": [8e-07], "arrayminus": [8e-07]}, "error_y": {"array": [0.0], "arrayminus": [0.0]}, "hovertemplate": "Type2=O9V, Contact<br>Period=%{x}<br>Eccentricity=%{y}<br>marker_size=%{marker.size}<br>Type1=%{customdata[0]}<br>System Name=%{customdata[1]}<extra></extra>", "legendgroup": "O9V, Contact", "marker": {"color": "#ab63fa", "size": [5], "sizemode": "area", "sizeref": 0.2, "symbol": "circle"}, "mode": "markers", "name": "O9V, Contact", "orientation": "v", "showlegend": true, "type": "scatter", "x": [1.019], "xaxis": "x", "y": [0.0], "yaxis": "y"}, {"customdata": [["O, Contact", "DIRECT V4741 M31A"], ["O, Contact", "DIRECT V1555 M31A"]], "error_x": {"array": [NaN, NaN], "arrayminus": [NaN, NaN]}, "error_y": {"array": [0.0, 0.0], "arrayminus": [0.0, 0.0]}, "hovertemplate": "Type2=O, Contact<br>Period=%{x}<br>Eccentricity=%{y}<br>marker_size=%{marker.size}<br>Type1=%{customdata[0]}<br>System Name=%{customdata[1]}<extra></extra>", "legendgroup": "O, Contact", "marker": {"color": "#FFA15A", "size": [5, 5], "sizemode": "area", "sizeref": 0.2, "symbol": "circle"}, "mode": "markers", "name": "O, Contact", "orientation": "v", "showlegend": true, "type": "scatter", "x": [1.604, 0.917], "xaxis": "x", "y": [0.0, 0.0], "yaxis": "y"}], "layout": {"height": 600, "legend": {"font": {"size": 16}, "itemsizing": "constant", "title": {"text": "Type2"}, "tracegroupgap": 0}, "margin": {"t": 60}, "width": 900, "xaxis": {"anchor": "y", "domain": [0, 1], "tickfont": {"size": 14}, "title": {"font": {"size": 18}, "text": "Period"}, "type": "log"}, "yaxis": {"anchor": "x", "domain": [0, 1], "tickfont": {"size": 14}, "title": {"font": {"size": 18}, "text": "Eccentricity"}}}}
